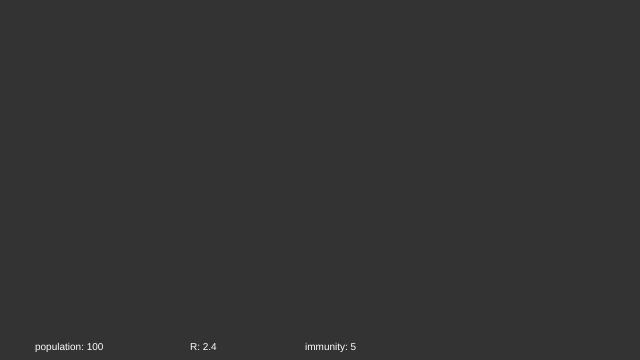
Frame 1 (no input)
Frame 60 (no input): identical to frame 1, image omitted
Frame 120 (the mouse pressed at the canvas centre since frame 60): identical to frame 1, image omitted

The p5.js sketch that drew this single still picture (run headless with seeded random() and noise() and a simulated clock; from frame 60 on, the mouse is pressed at the canvas centre):

// p5.js sketch
// ── sketch.js
var population = 100;
var R = 3;
var immunityChance = 5;
var people = [];
var rslider;
var islider;
var pslider;

function setup() {
  createCanvas(640, 360);

  pslider = createSlider(50, 250, 100, 1);
  rslider = createSlider(0.9, 5, 2.5, 0.5);
  islider = createSlider(2, 10, 5, 1);

}

function keyPressed() {
  if (keyCode == ENTER) {
    people.splice(0, 250);

    for (let i = 0; i < pslider.value(); i++) {
      people.push(new Subject(rslider.value(), islider.value()));
    }
  }
}

function draw() {
  background(51);

  for (let i = 0; i < people.length; i++) {
    people[i].show();
    people[i].update();

    for (let j = 0; j < people.length; j++) {
      people[i].infection(people[j]);
      people[i].bounceOff(people[j]);
    }
  }

  textSize(10);
  fill(255);
  text("population: " + pslider.value(), 35, 350);

  textSize(10);
  fill(255);
  text("R: " + rslider.value(), 190, 350);

  textSize(10);
  fill(255);
  text("immunity: " + islider.value(), 305, 350);
}

// ── subject.js
class Subject {


    constructor(R, immunityChance) {
        this.x = random(10, width - 10);
        this.y = random(10, height - 10);
        this.xspeed = random(-1.5, 1.5);
        this.yspeed = random(-1.5, 1.5);

        this.spawnChance = 9.5;
        this.size = 5;

        this.normal = color(255);
        this.host = color(255, 0, 0);
        this.immune = color(0, 255, 0);
        this.state; //color

        this.R = R; //átlagosan hány emberrel találkozik
        //mielőtt immunis lesz
        this.immunity = 0;
        this.immunityChance = immunityChance;

        this.spawn();
    }

    spawn() {
        if (this.spawnChance < random(0, 10)) {
            this.state = this.host;
        }
        else {
            this.state = this.normal;
        }
    }

    stayInTheBox() {
        if (this.x + this.size / 2 > width) {
            this.xspeed = this.xspeed * -1;
        }
        else if (this.x - this.size / 2 < 0) {
            this.xspeed = this.xspeed * -1;
        }

        if (this.y + this.size / 2 > height) {
            this.yspeed = this.yspeed * -1;
        }
        else if (this.y - this.size / 2 < 0) {
            this.yspeed = this.yspeed * -1;
        }
    }

    infection(other) {
        this.d = dist(this.x, this.y, other.x, other.y);

        if (
            this.d < this.size &&
            this != other &&
            1 > random(0, 3) && //infection chance
            other.immunity < other.R &&
            this.state == this.normal &&
            other.state == other.host
        ) {

            this.state = this.host;
        }
        else if (
            this.d < this.size &&
            this != other &&
            1 > random(0, this.immunityChance) && //immunity++ chance
            other.state == other.host
        ) {

            other.immunity++;
        }
        if (other.immunity > other.R) {
            other.state = other.immune;
        }
    }

    bounceOff(other) {
        this.d = dist(this.x, this.y, other.x, other.y);

        if (this.d < this.size && this != other) {
            this.xspeed = this.xspeed * -1;
            this.yspeed = this.yspeed * -1;
        }
    }

    update() {
        this.stayInTheBox();
        //this.infection(other1);

        this.x = this.x + this.xspeed;
        this.y = this.y + this.yspeed;
    }

    show() {
        noStroke();
        fill(this.state);
        circle(this.x, this.y, this.size)
    }
}
